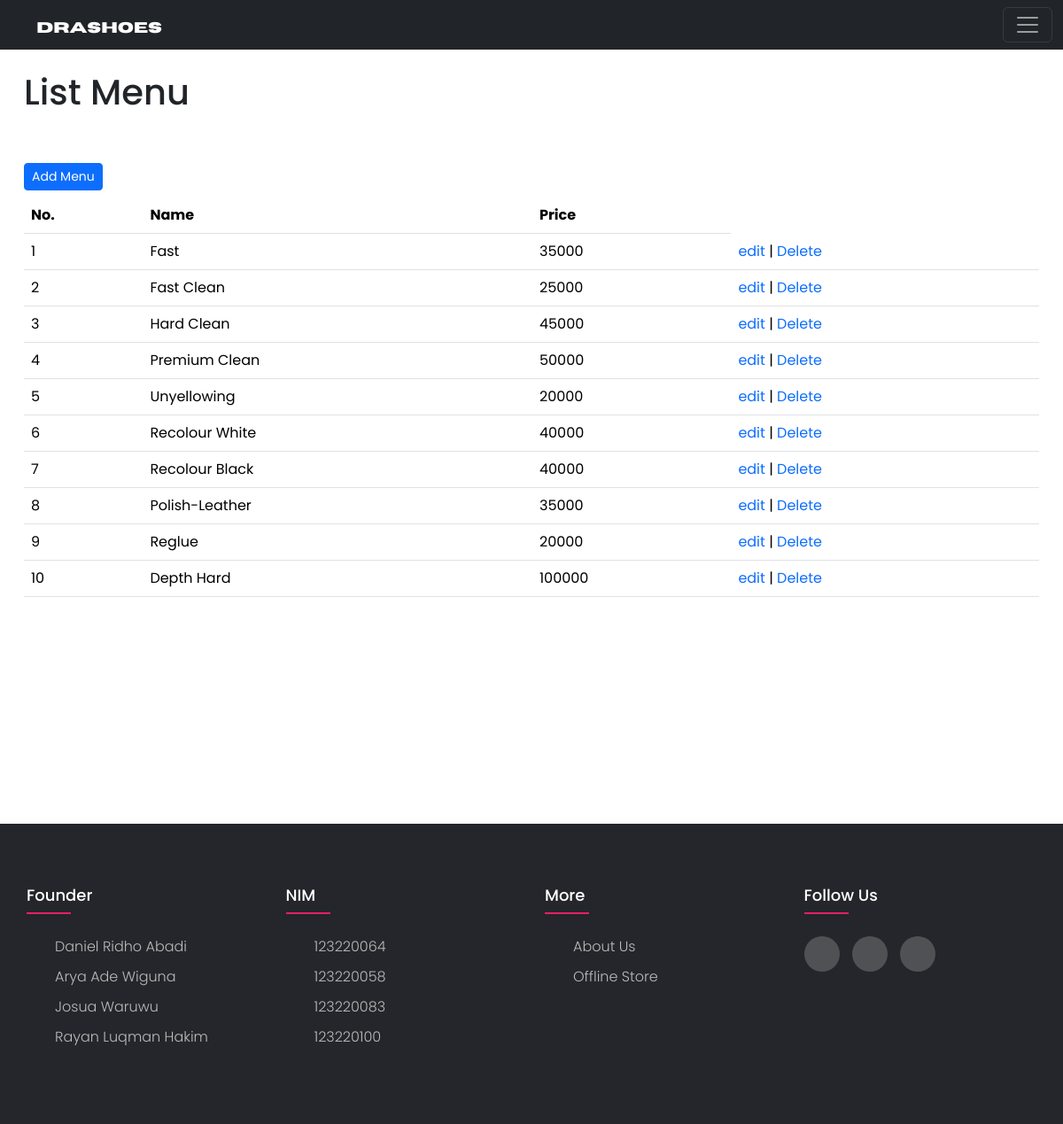
The page /admin/data_pricelist.php (signed in) on the database its author committed.
### tables this page shows
CREATE TABLE `pricelist` (
  `id_pricelist` int(11) NOT NULL,
  `nama_pricelist` varchar(255) NOT NULL,
  `harga` int(11) NOT NULL,
  `linkfoto` varchar(255) NOT NULL
);

### admin/data_pricelist.php (the view, shortened to what this page needs)
<!doctype html>
<html lang="en">
  <head>
    <link href="https://cdn.jsdelivr.net/npm/bootstrap@5.3.2/dist/css/bootstrap.min.css" rel="stylesheet">
</head>
  <body>
  <?php $j=1;?>
    <?php  include 'navbar.php'?>
    <div class="home">
        <div class="container ">
            <div class="header">
                <h1>List Menu</h1>
            </div>
            <div class="tombol">
                <div class="btn-group mt-5 mb-2">
                    <button type="button" class="btn btn-primary btn-sm"><a href="create_pricelist.php" style="text-decoration:none; color:white">Add Menu</a></button>
                </div>
            </div>
            <div class="tabel">
                <div class="table-responsive">
                    <table class="table align-middle" style="text-decoration: none;">
                        <thead>
                            <tr>
                                <th>No. </th>
                                <th>Name</th>
                                <th>Price</th>
                            </tr>
                        </thead>
                        <tbody>
                            <?php
                include '../koneksi.php';
                $query=mysqli_query($konek,"select * from pricelist");
                while($data=mysqli_fetch_array($query))
                { ?>
                 <tr>
                  <td> <?php echo $j++ ?></td>
                  <td> <?php echo $data['nama_pricelist']; ?></td>
                  <td> <?php echo $data['harga']; ?> </td>
                  <td>
                      <a href=edit_pricelist.php?id_pricelist=<?php echo $data['id_pricelist'];?> style="text-decoration:none;">edit</a> |
                      <a href=hapus_pricelist.php?id_pricelist=<?php echo $data['id_pricelist'];?> style="text-decoration:none" onClick="return confirm('Are you sure want to delete this menu?')">Delete</a></td>
                      <?php }?>
                    </tr>
                </tbody>
            </table>
        </div>
    </div>
    </div>
</div>
<?php include'footer.php'?>
</body>
</html>

### admin/footer.css (style rules this page uses)
body { line-height: 1.5; font-family: 'Poppins', sans-serif; }
* { margin:0; padding:0; box-sizing: border-box; }
.container { max-width: 1170px; margin:auto; }

### admin/data_pricelist.php (style rules this page uses)
* { font-family: poppins; }
.home { display: flex; gap: 2vh; margin-top: 10vh; margin-bottom: 30vh; }

### rows shown on the page
pricelist: nama_pricelist "Fast", harga "35000"
pricelist: nama_pricelist "Fast Clean", harga "25000"
pricelist: nama_pricelist "Hard Clean", harga "45000"
pricelist: nama_pricelist "Premium Clean", harga "50000"
pricelist: nama_pricelist "Unyellowing", harga "20000"
pricelist: nama_pricelist "Recolour White", harga "40000"
pricelist: nama_pricelist "Recolour Black", harga "40000"
pricelist: nama_pricelist "Polish-Leather", harga "35000"
pricelist: nama_pricelist "Reglue", harga "20000"
pricelist: nama_pricelist "Depth Hard", harga "100000"
